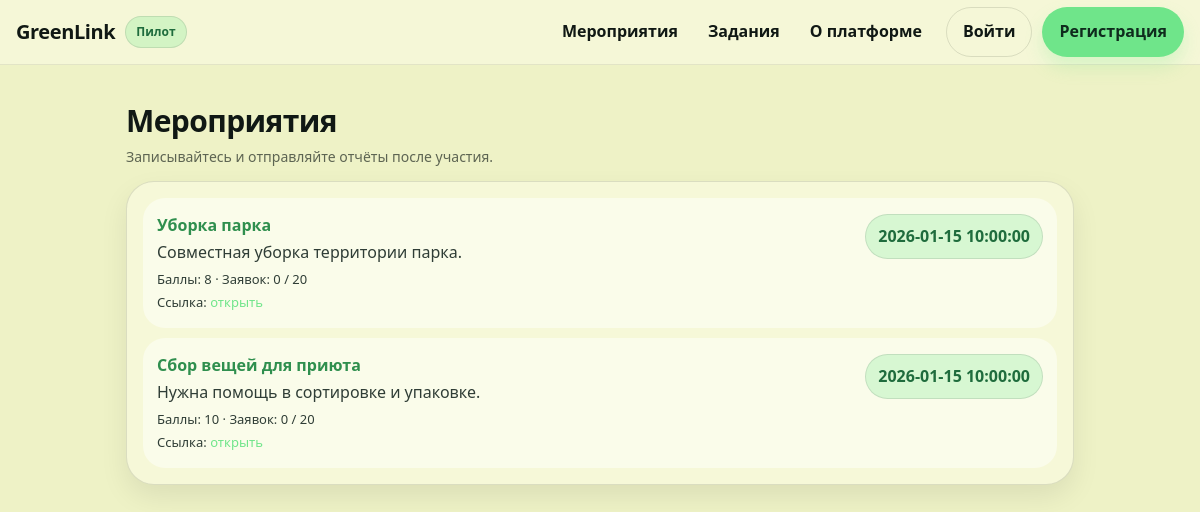
The app's page /events with its own data.
### tables this page shows
CREATE TABLE events (
  id INTEGER PRIMARY KEY AUTOINCREMENT,
  name TEXT NOT NULL,
  description TEXT,
  link TEXT,
  points INTEGER NOT NULL DEFAULT 0,
  start_time TEXT,
  end_time TEXT,
  max_participants INTEGER NOT NULL DEFAULT 0,
  created_by INTEGER,
  created_at TEXT NOT NULL,
  FOREIGN KEY (created_by) REFERENCES users(id)
);

### app/routes.py (the view)
@bp.route("/events")
def events():
    db = get_db()
    events = db.execute(
        "SELECT e.*, (SELECT COUNT(1) FROM event_applications a WHERE a.event_id=e.id AND a.status IN (?, ?)) as appl_count FROM events e ORDER BY e.start_time IS NULL, e.start_time DESC, e.id DESC",
        (APP_PENDING, APP_APPROVED),
    ).fetchall()
    return render_template("events.html", events=events)

### app/auth.py (called while the page is built)
def current_user():
    if "user_id" not in session:
        return None
    if getattr(g, "_current_user", None) is None:
        db = get_db()
        g._current_user = db.execute("SELECT * FROM users WHERE id=?", (session["user_id"],)).fetchone()
    return g._current_user

### app/db.py (called while the page is built)
def get_db():
    if "db" not in g:
        db_path = current_app.config["DB_PATH"]
        os.makedirs(os.path.dirname(os.path.abspath(db_path)), exist_ok=True)
        g.db = sqlite3.connect(db_path)
        g.db.row_factory = sqlite3.Row
        g.db.execute("PRAGMA foreign_keys = ON;")
    return g.db

### app/routes.py (called while the page is built)
@bp.context_processor
def inject_user():
    return {"current_user": current_user()}

### app/templates/events.html (shortened to what this page needs)
{% extends "base.html" %}
{% block content %}
  <div class="page-head page-head--public" style="margin-top:16px;">
    <div class="page-head-left">
      <h1 class="page-title">Мероприятия</h1>
      <div class="page-subtitle">Записывайтесь и отправляйте отчёты после участия.</div>
    </div>
  </div>
  <div class="card" style="margin-top:14px;">
    {% for e in events %}
      <div class="list-item">
        <div class="list-main">
          <div class="list-title"><a href="{{ url_for('main.event_detail', event_id=e.id) }}">{{ e.name }}</a></div>
          {% if e.description %}<div class="list-text">{{ e.description }}</div>{% endif %}
          <div class="list-meta">Баллы: {{ e.points }} · Заявок: {{ e.appl_count }}{% if e.max_participants %} / {{ e.max_participants }}{% endif %}</div>
          {% if e.link %}<div class="list-meta">Ссылка: <a href="{{ e.link }}" target="_blank" rel="noreferrer">открыть</a></div>{% endif %}
        </div>
        <div class="list-actions">
          <span class="badge">{{ (e.start_time or "без даты")|replace('T',' ') }}</span>
        </div>
      </div>
    {% endfor %}
  </div>
{% endblock %}

### app/static/style.css (style rules this page uses)
:root { --bg: #f5f7f2; --surface: #ffffff; --surface-2: #fbfcf8; --text: #142019; --muted: #4a5b50; --primary: #2f8f4e; --primary-700: #267641; --primary-50: #e9f6ee; --accent-50: #f2f6de; --border: #e4eae1; --shadow: 0 10px 24px rgba(20, 32, 25, 0.08); --radius: 12px; --radius-lg: 16px; --ring: 0 0 0 3px rgba(47,143,78,0.18); --danger: #b3261e; --danger-50: #fdecea; }
* { box-sizing:border-box; }
html,body { height:100%; }
body { margin:0; font-family: system-ui,-apple-system,"Segoe UI",Roboto,Ubuntu,Cantarell,"Noto Sans",Arial,sans-serif; color:var(--text); background: radial-gradient(1200px 680px at 10% -10%, var(--accent-50), transparent 60%), radial-gradient(1100px 650px at 90% -20%, var(--primary-50), transparent 55%), var(--bg); line-height:1.45; }
a { color:var(--primary); text-decoration:none; }
h1,h2,h3 { margin:0 0 10px 0; letter-spacing:-0.02em; }
h1 { font-size:28px; font-weight:800; }
.card { background: rgba(255,255,255,0.92); border: 1px solid var(--border); border-radius: var(--radius-lg); box-shadow: 0 8px 22px rgba(20,32,25,0.06); padding: 16px; }
.page-head { display:flex; align-items:flex-start; justify-content:space-between; gap: 12px; margin-bottom: 14px; }
.page-title { margin:0; }
.page-subtitle { color: var(--muted); font-size: 13px; margin-top: 4px; }
.list-item { display:flex; gap: 14px; padding: 14px 6px; border-bottom:1px solid var(--border); }
.list-item:last-child { border-bottom:none; }
.list-main { min-width:0; }
.list-title { font-weight:850; font-size:16px; margin-bottom: 4px; }
.list-title a { color: var(--primary-700); text-decoration:none; }
.list-text { color: var(--muted); margin-bottom: 6px; }
.list-meta { font-size:13px; color: var(--muted); margin-top: 4px; }
.list-actions { margin-left:auto; display:flex; flex-direction:column; align-items:flex-end; gap: 10px; min-width: 120px; }
.badge { display:inline-flex; align-items:center; padding: 8px 10px; border-radius:999px; border:1px solid var(--border); background: rgba(255,255,255,0.92); font-weight:750; color: var(--text); }
:root { --bg: #eef2c6; --surface: #f6f8d8; --surface-2: #e7ebbd; --text: #101814; --muted: #2f3d36; --primary: #6fe58a; --primary-700: #2f8f4e; --primary-50: rgba(111,229,138,0.18); --border: rgba(16,24,20,0.12); --shadow: 0 12px 28px rgba(0,0,0,0.08); --radius: 18px; --radius-lg: 28px; --ring: 0 0 0 3px rgba(111,229,138,0.28); }
body { background: var(--bg); }
.card, .side-block, .side, .table-wrap { background: var(--surface); border: 1px solid var(--border); border-radius: var(--radius-lg); box-shadow: var(--shadow); }
.card .list-item { padding: 16px 14px; border-bottom: none; border-radius: 22px; background: rgba(255,255,255,0.45); margin: 10px 0; }
.card .list-item:first-child { margin-top: 0; }
.card .list-item:last-child { margin-bottom: 0; }
.badge { border-radius: 999px; border: 1px solid rgba(16,24,20,0.10); background: rgba(111,229,138,0.25); color: #1f6c3d; padding: 10px 12px; }
.page-title { font-size: 30px; }
.page-subtitle { font-size: 14px; color: rgba(16,24,20,0.65); }

### records on screen
events: name "Уборка парка", description "Совместная уборка территории парка.", points "8", appl_count "0", max_participants "20", start_time "2026-01-15 10:00:00"
events: name "Сбор вещей для приюта", description "Нужна помощь в сортировке и упаковке.", points "10", appl_count "0", max_participants "20", start_time "2026-01-15 10:00:00"
